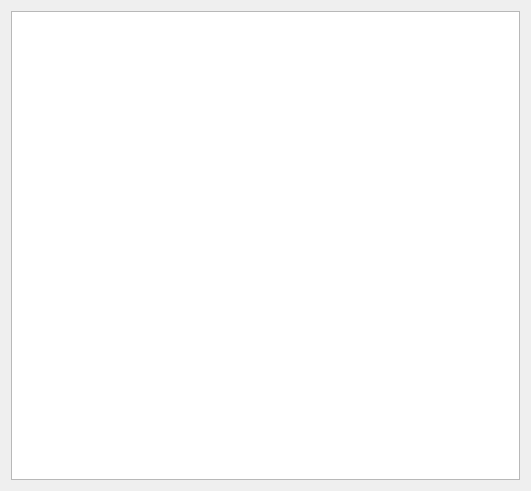
<?xml version="1.0" encoding="UTF-8"?>
<ui version="4.0">
 <class>Dialog_HistoryData</class>
 <widget class="QDialog" name="Dialog_HistoryData">
  <property name="geometry">
   <rect>
    <x>0</x>
    <y>0</y>
    <width>531</width>
    <height>491</height>
   </rect>
  </property>
  <property name="windowTitle">
   <string>Dialog</string>
  </property>
  <layout class="QGridLayout" name="gridLayout">
   <item row="0" column="0">
    <widget class="QTableWidget" name="tableWidget"/>
   </item>
  </layout>
 </widget>
 <resources/>
 <connections/>
</ui>
